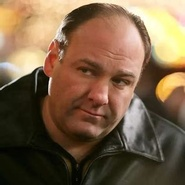
#> input picture labs/3/data/th-504933578.jpg, 185 x 185 px, shrunk from 316 x 316 before the run
$ jupyter execute 3.ipynb   (shell and % lines are left out)
#> lines starting #> are read from the running program, lines starting #| are printed output that depends on the picture
[cell 1]
import numpy as np
import cv2
import matplotlib.pyplot as plt
from sklearn.cluster import MiniBatchKMeans

[cell 2]
image = cv2.imread("../data/th-504933578.jpg")
#> image is the input picture: shape (185, 185, 3); mean B, G, R 71.3, 96.8, 121.3
image = cv2.cvtColor(image, cv2.COLOR_BGR2RGB)

[cell 3]
pixels = image.reshape(-1, 3).astype(np.float32)

[cell 4]

n_clusters = 8
kmeans = MiniBatchKMeans(n_clusters=n_clusters, random_state=42)
labels = kmeans.fit_predict(pixels)

compressed_pixels = kmeans.cluster_centers_[labels].astype("uint8")
compressed_image = compressed_pixels.reshape(image.shape)
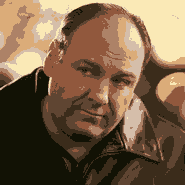
#> compressed_image: shape (185, 185, 3); mean R, G, B 120.6, 96.1, 70.6

[cell 5]
fig, ax = plt.subplots(1, 2, figsize=(15, 10))
ax[0].imshow(image)
ax[0].set_title("Исходное изображение", fontsize=14)
ax[0].axis("off")

ax[1].imshow(compressed_image)
ax[1].set_title(f"Сжатое изображение ({n_clusters} цветов)", fontsize=14)
ax[1].axis("off")

plt.tight_layout()
plt.show();
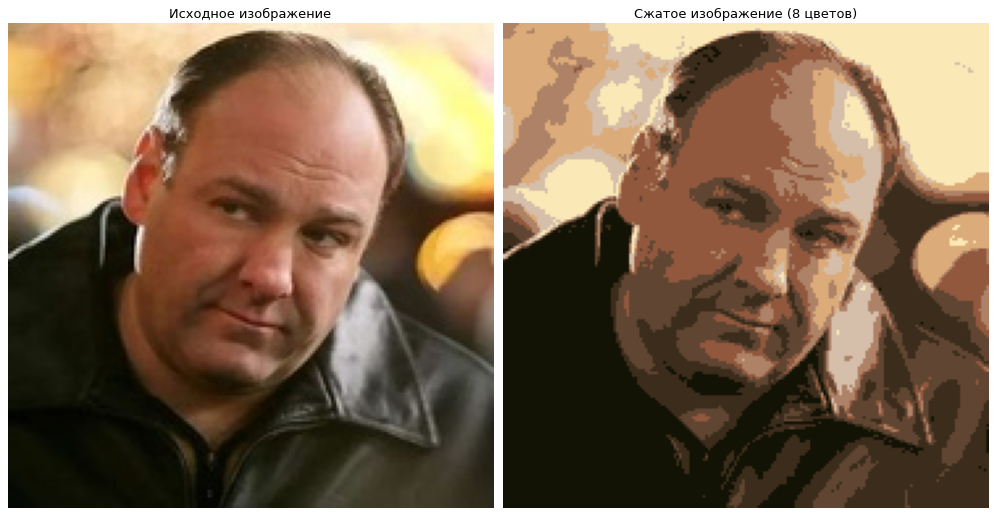
#> figure drawn by matplotlib, 2 panels

[cell 6]
image = cv2.imread(
    "../data/Leadership-savoir-entourer-comme-Frank-Underwood-House-Cards-F-1071601101.jpg"
)
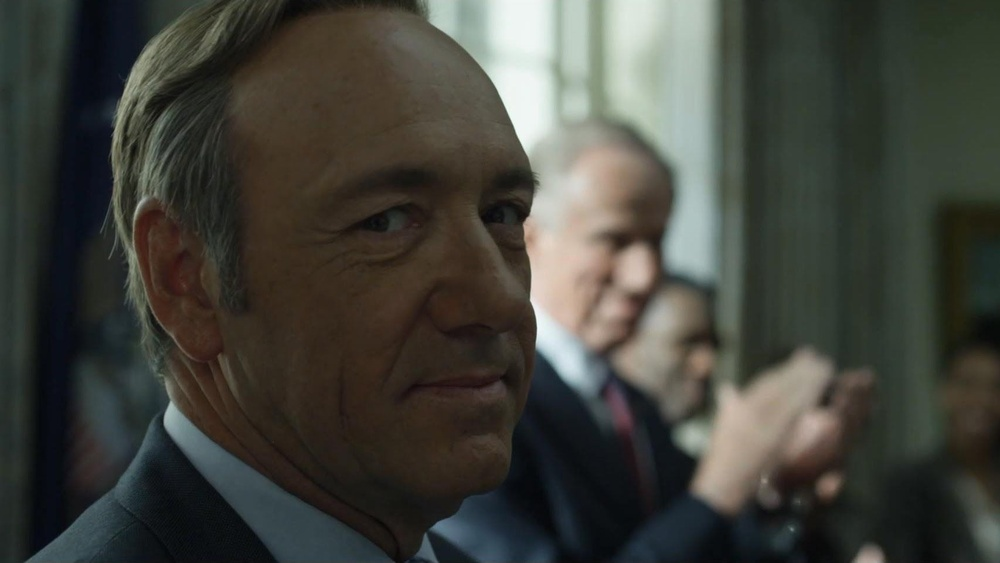
#> input picture labs/3/data/Leadership-savoir-entourer-comme-Frank-Underwood-House-Cards-F-1071601101.jpg, 1000 x 563 px, shrunk from 1706 x 960 before the run
#> image is the input picture: shape (563, 1000, 3); mean B, G, R 59.5, 66.5, 65.7
image = cv2.cvtColor(image, cv2.COLOR_BGR2RGB)

[cell 7]
pixels = image.reshape(-1, 3).astype(np.float32)

[cell 8]

n_clusters = 8
kmeans = MiniBatchKMeans(n_clusters=n_clusters, random_state=42)
labels = kmeans.fit_predict(pixels)

compressed_pixels = kmeans.cluster_centers_[labels].astype("uint8")
compressed_image = compressed_pixels.reshape(image.shape)
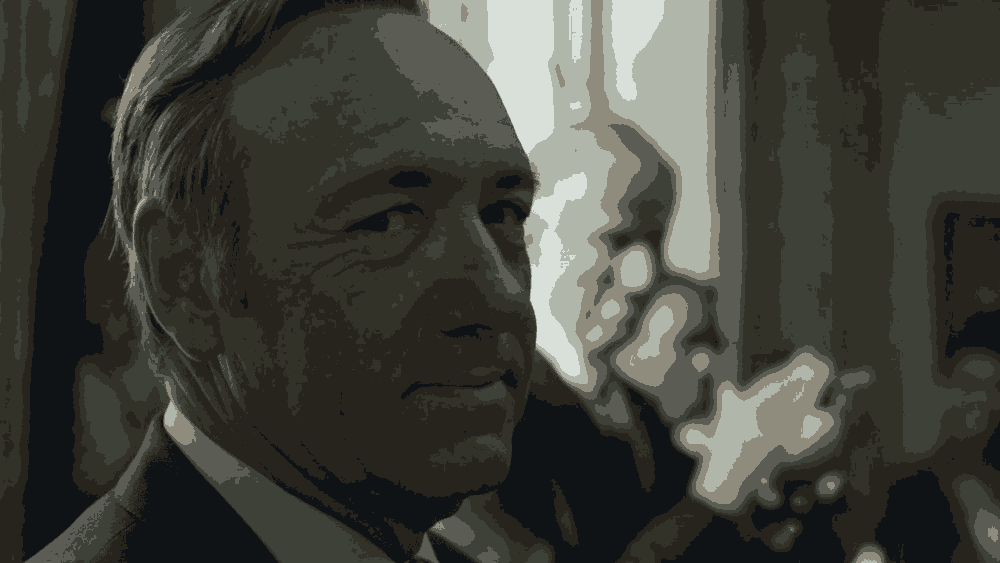
#> compressed_image: shape (563, 1000, 3); mean R, G, B 65, 65.8, 58.7

[cell 9]
fig, ax = plt.subplots(1, 2, figsize=(15, 10))
ax[0].imshow(image)
ax[0].set_title("Исходное изображение", fontsize=14)
ax[0].axis("off")

ax[1].imshow(compressed_image)
ax[1].set_title(f"Сжатое изображение ({n_clusters} цветов)", fontsize=14)
ax[1].axis("off")

plt.tight_layout()
plt.show();
